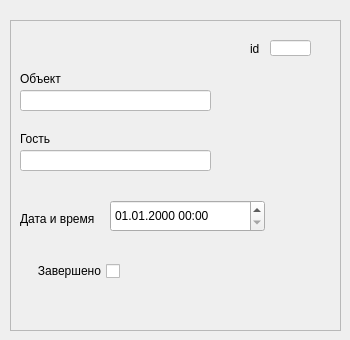
    <widget class="QWidget" name="page_Impressions">
     <widget class="QFrame" name="frame_8">
      <property name="geometry">
       <rect>
        <x>10</x>
        <y>20</y>
        <width>331</width>
        <height>311</height>
       </rect>
      </property>
      <property name="frameShape">
       <enum>QFrame::StyledPanel</enum>
      </property>
      <property name="frameShadow">
       <enum>QFrame::Raised</enum>
      </property>
      <widget class="QLineEdit" name="tb_impressions_id">
       <property name="geometry">
        <rect>
         <x>260</x>
         <y>20</y>
         <width>41</width>
         <height>16</height>
        </rect>
       </property>
       <property name="styleSheet">
        <string notr="true">color: rgb(0, 0, 0);
background-color: rgb(255, 255, 255);</string>
       </property>
      </widget>
      <widget class="QLineEdit" name="tb_imressions_object">
       <property name="geometry">
        <rect>
         <x>10</x>
         <y>70</y>
         <width>191</width>
         <height>21</height>
        </rect>
       </property>
       <property name="styleSheet">
        <string notr="true">color: rgb(0, 0, 0);
background-color: rgb(255, 255, 255);</string>
       </property>
      </widget>
      <widget class="QLabel" name="label_fname_21">
       <property name="geometry">
        <rect>
         <x>10</x>
         <y>50</y>
         <width>46</width>
         <height>18</height>
        </rect>
       </property>
       <property name="text">
        <string>Объект</string>
       </property>
      </widget>
      <widget class="QLabel" name="label_11">
       <property name="geometry">
        <rect>
         <x>240</x>
         <y>20</y>
         <width>12</width>
         <height>18</height>
        </rect>
       </property>
       <property name="text">
        <string>id</string>
       </property>
      </widget>
      <widget class="QLineEdit" name="tb_impressions_guests">
       <property name="geometry">
        <rect>
         <x>10</x>
         <y>130</y>
         <width>191</width>
         <height>21</height>
        </rect>
       </property>
       <property name="styleSheet">
        <string notr="true">color: rgb(0, 0, 0);
background-color: rgb(255, 255, 255);</string>
       </property>
      </widget>
      <widget class="QDateEdit" name="dtpicker_impressions_datetime">
       <property name="geometry">
        <rect>
         <x>100</x>
         <y>180</y>
         <width>155</width>
         <height>32</height>
        </rect>
       </property>
       <property name="displayFormat">
        <string>dd.MM.yyyy HH:mm</string>
       </property>
      </widget>
      <widget class="QLabel" name="label_fname_23">
       <property name="geometry">
        <rect>
         <x>10</x>
         <y>190</y>
         <width>85</width>
         <height>18</height>
        </rect>
       </property>
       <property name="text">
        <string>Дата и время</string>
       </property>
      </widget>
      <widget class="QLabel" name="label_fname_24">
       <property name="geometry">
        <rect>
         <x>10</x>
         <y>110</y>
         <width>34</width>
         <height>18</height>
        </rect>
       </property>
       <property name="text">
        <string>Гость</string>
       </property>
      </widget>
      <widget class="QCheckBox" name="cb_impressions_finished">
       <property name="geometry">
        <rect>
         <x>10</x>
         <y>240</y>
         <width>100</width>
         <height>22</height>
        </rect>
       </property>
       <property name="layoutDirection">
        <enum>Qt::RightToLeft</enum>
       </property>
       <property name="text">
        <string>Завершено</string>
       </property>
      </widget>
     </widget>
    </widget>
